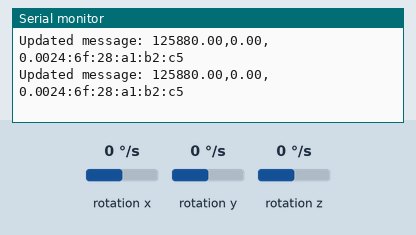
Simulated run of this sketch. Board: Arduino Nano 33 IoT. On the bench: the last lines printed to the serial monitor. The inputs (shaded band) are chosen by the test bench; at power-on: rotation x 0 °/s, rotation y 0 °/s, rotation z 0 °/s. Nothing arrives over Bluetooth unless stated.

Above: at 1.2 s.
1.3 s: rotation x set to -192 °/s
At 1.56 s:
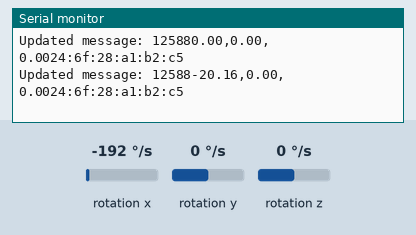
2.8 s: rotation y set to -192 °/s
At 2.96 s:
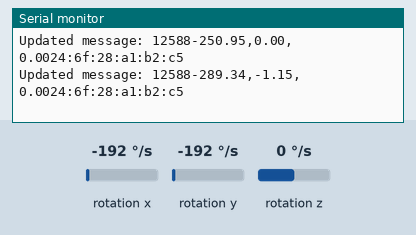
4.3 s: rotation z set to -192 °/s
At 4.36 s:
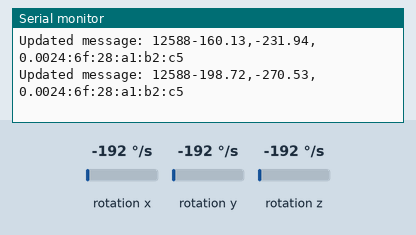
Timing chart, 0 to 7.3 s (numbered marks = the images above; inputs shaded):
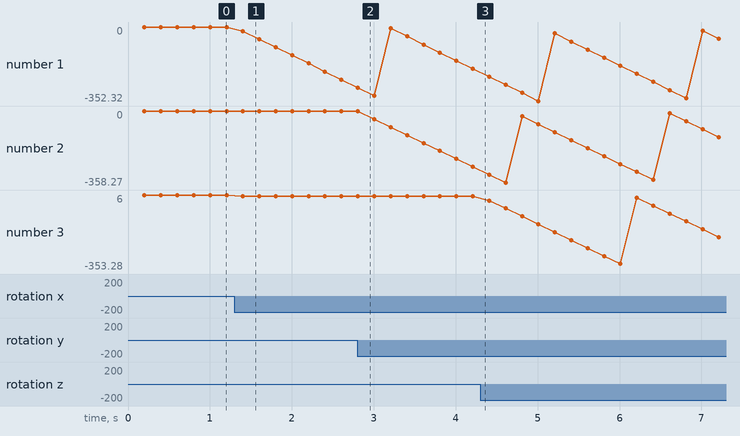

The sketch:

nRF52bluetooth_orientation_readout.ino
```cpp
#include <ArduinoBLE.h>
#include "LSM6DS3.h"
#include "Wire.h"

BLEService myService("12345678-1234-5678-1234-56789abcdef0"); // Custom BLE Service UUID
BLEStringCharacteristic myCharacteristic("12345678-1234-5678-1234-56789abcdef1", BLERead | BLEWrite, 100);


String message = "Init!";


//IMU setup
LSM6DS3 myIMU(I2C_MODE, 0x6A);
float gx, gy, gz;
unsigned long lastTime;
float pitch = 0, roll = 0, yaw = 0;


void setup() {
  Serial.begin(9600);
  while (!Serial);

  //checks
  if (!BLE.begin()) {
    Serial.println("Starting BLE failed!");
    while (1);
  }
  if (myIMU.begin() != 0) {
    Serial.println("Device error");
  }else {
      Serial.println("Device OK!");
    }

  //names [MUST BE UNIQUE!]
  BLE.setLocalName("NRF1");
  BLE.setAdvertisedService(myService);

  // Add the characteristic to the service
  myService.addCharacteristic(myCharacteristic);

  // Add the service
  BLE.addService(myService);

  // Set the initial value for the characteristic
  myCharacteristic.setValue(message);

  // Start advertising
  BLE.advertise();

  Serial.println("Advertising...");
}

void loop() {
  //bits and bobs for imu
  gx = myIMU.readFloatGyroX();
  gy = myIMU.readFloatGyroY();
  gz = myIMU.readFloatGyroZ();

  unsigned long currentTime = millis();
  float dt = (currentTime - lastTime) / 1000.0;
  lastTime = currentTime;

  pitch += gx * dt;
  roll += gy * dt;
  yaw += gz * dt;

  pitch = fmod(pitch, 360.0);
  roll = fmod(roll, 360.0);
  yaw = fmod(yaw, 360.0);

  static unsigned long lastUpdate = 0;
  unsigned long currentMillis = millis();

  //ids so python split method can be called and sensors are easily distinguised
  message = '1,' + String(pitch) + ',' + String(roll) + ',' + String(yaw);
  if (currentMillis - lastUpdate >= 200) {
    lastUpdate = currentMillis;
    myCharacteristic.setValue(message);
    Serial.println("Updated message: " + message + BLE.address());
  }

  BLE.poll(); // Process BLE events
}
```

Measured:
- after the input at 1.3 s, the serial monitor: prints a new line after 0.10 s (image 1)
- after the input at 2.8 s, the serial monitor: prints a new line at once (image 2)
- plotted number 1: 0 → -250.95 after the input at 1.3 s, -198.72 → -181.82 after the input at 4.3 s
- plotted number 2: 0 → -270.53 after the input at 2.8 s, -270.53 → -253.63 after the input at 4.3 s
- plotted number 3: 0 → -325.63 after the input at 4.3 s
